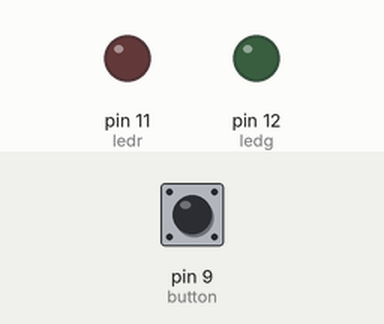
This sketch was run on a simulated Arduino Uno, built with avr-gcc and run on an emulated ATmega328P. Shown: output pins drawn as LEDs (lit = HIGH). The inputs (shaded band) are chosen by the test bench; at power-on: pin 9 (button) HIGH.

Above: at 1.2 s.
1.3 s: pin 9 (button) pulled LOW for 0.15 s
At 2.1 s:
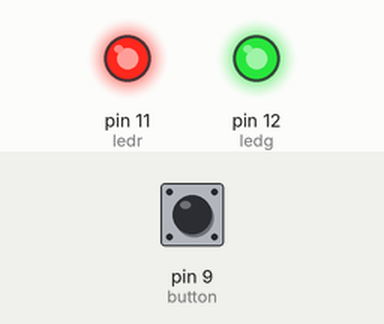
2.9 s: pin 9 (button) pulled LOW for 1 s
At 3.3 s:
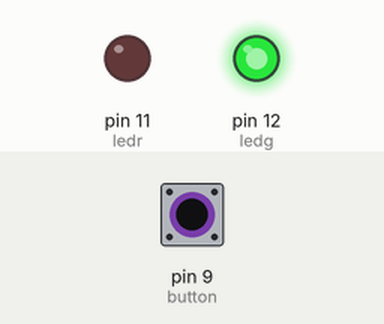
5.4 s: pin 9 (button) pulled LOW for 3.2 s
At 6.4 s:
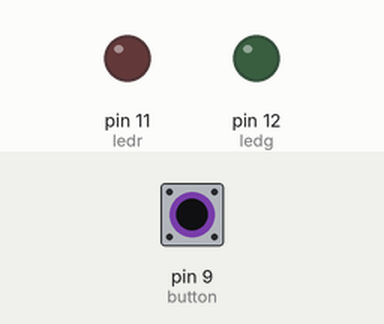
10.1 s: pin 9 (button) pulled LOW for 0.15 s
At 11.2 s:
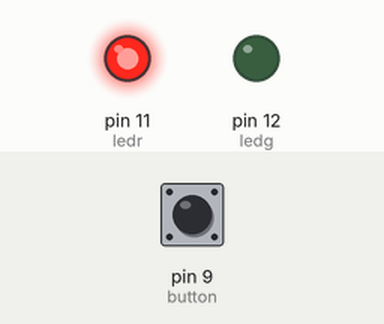
Timing chart, 0 to 12.7 s (numbered marks = the images above; inputs shaded):
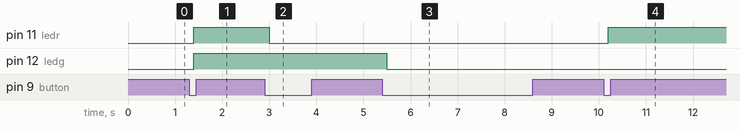

Measured:
- after the input at 1.3 s, pin 11 (ledr), pin 12 (ledg): LOW → HIGH after 0.10 s
- after the input at 2.9 s, pin 11 (ledr): HIGH → LOW after 0.10 s
- after the input at 5.4 s, pin 12 (ledg): HIGH → LOW after 0.10 s
- after the input at 10.1 s, pin 11 (ledr): LOW → HIGH after 0.10 s

The sketch:

buttonAnimationDiodes.ino
```cpp
#define ledg 12
#define ledr 11
#define button 9

int counter = 0;

void setup() {
  pinMode(ledg, OUTPUT);
  pinMode(ledr, OUTPUT);
  pinMode(button, INPUT_PULLUP);

  digitalWrite(ledr, LOW);
  digitalWrite(ledg, LOW);
}

void loop() {
  if (digitalRead(button) == LOW) {
    delay(100);
    counter = counter + 1;

    if (counter == 4) {
      counter = 0;
    }

    if (counter == 3) {
      digitalWrite(ledr, LOW);
      digitalWrite(ledg, LOW);
    }

    if (counter == 2) {
      digitalWrite(ledr, LOW);
      digitalWrite(ledg, HIGH);
    }

    if (counter == 1) {
      digitalWrite(ledr, HIGH);
      digitalWrite(ledg, HIGH);
    }

    if (counter == 0) {
      digitalWrite(ledr, HIGH);
      digitalWrite(ledg, LOW);
    }

    while (digitalRead(button) == LOW);
    delay(100);
  }
}
```
